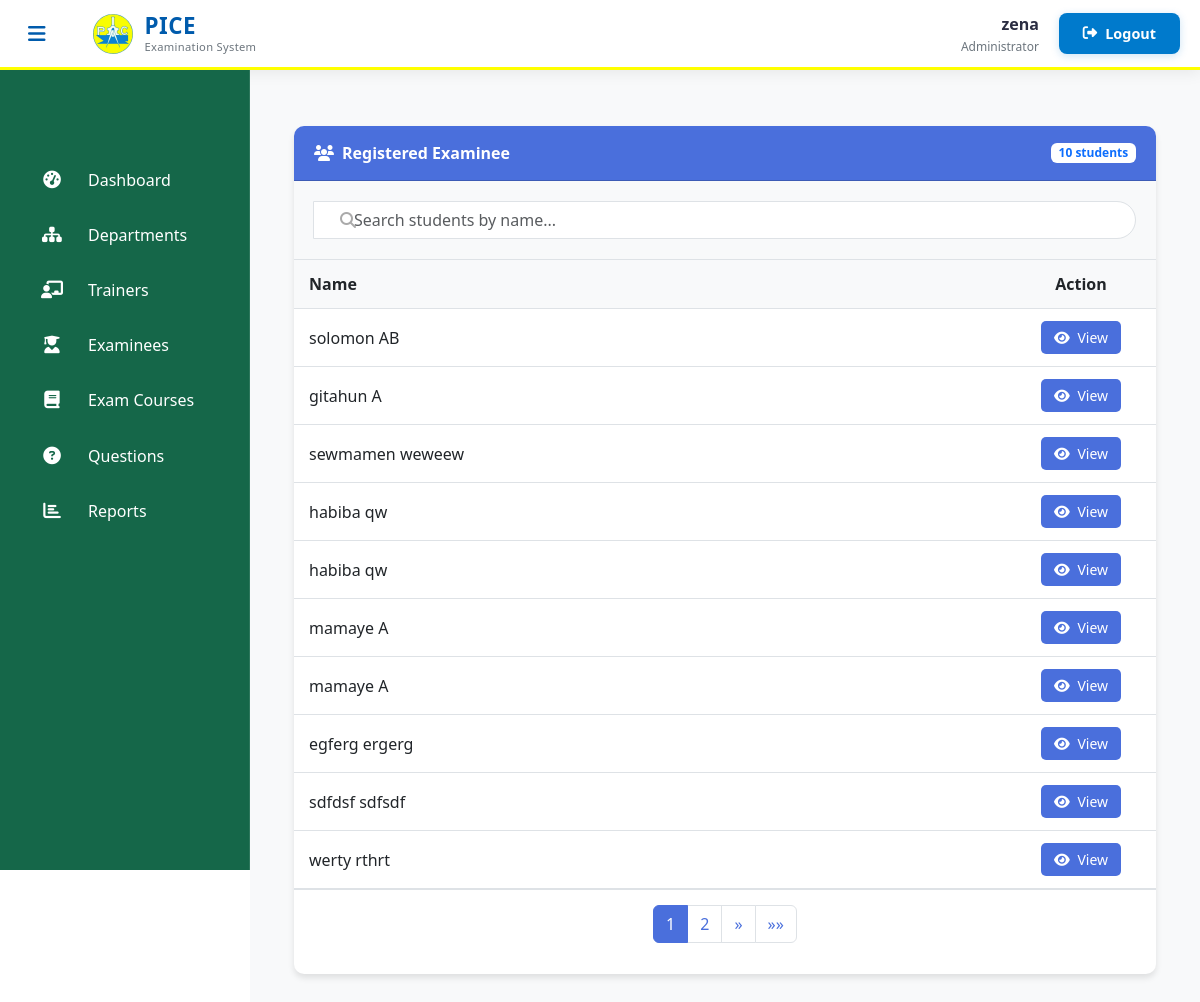
Screenshot of /admin-view-student-marks (signed in) with the database file from the repository.
### student/models.py (models this page shows, shortened)
class Student(models.Model):
    user=models.OneToOneField(User,on_delete=models.CASCADE)
    address = models.CharField(max_length=40)
    mobile = models.CharField(max_length=20,null=False)
    organization = models.CharField(max_length=200, null=False)
    course = models.ForeignKey(
        'exam.Course',
        on_delete=models.SET_NULL,
        null=True
    )
    department = models.ForeignKey(
        'exam.Department',  # Reference to your Department model
        on_delete=models.SET_NULL,
        null=True,
        blank=True,
        related_name='students'
    )
    @property
    def get_name(self):
        return self.user.first_name+" "+self.user.last_name

### exam/views.py (the view)
# urls.py: path('admin-view-student-marks', views.admin_view_student_marks_view,name='admin-view-student-marks'),
@login_required(login_url='adminlogin')
def admin_view_student_marks_view(request):
    students = SMODEL.Student.objects.all().order_by('user')
    paginator = Paginator(students, 10)
    page_number = request.GET.get('page')
    students_page = paginator.get_page(page_number)
    context = {
        'students': students_page,
    }
    return render(request, 'exam/admin_view_student_marks.html', context)

### templates/exam/admin_view_student_marks.html (shortened to what this page needs)
{% extends 'exam/adminbase.html' %}
{% block content %}
{%load static%}
<head>
  <link href="https://cdn.jsdelivr.net/npm/bootstrap@5.3.0/dist/css/bootstrap.min.css" rel="stylesheet">
  <link rel="stylesheet" href="https://cdnjs.cloudflare.com/ajax/libs/font-awesome/6.4.0/css/all.min.css">
</head>
<div class="container py-4">
  <div class="card">
    <div class="card-header d-flex justify-content-between align-items-center">
      <span><i class="fas fa-users me-2"></i>Registered Examinee</span>
      <span class="badge bg-white text-primary"><span id="student-count">{{ students|length }}</span> students</span>
    </div>
    <div class="search-container">
      <div class="input-group">
        <span class="search-icon">
        </span>
        <input type="text" id="search-input" class="form-control search-input" placeholder="Search students by name...">
      </div>
    </div>
    <div class="card-body p-0">
      {% if students %}
      <div class="table-responsive">
        <table class="table table-hover" id="students-table">
          <thead>
            <tr>
              <th>Name</th>
              <th class="text-center">Action</th>
            </tr>
          </thead>
          <tbody>
            {% for student in students %}
            <tr class="student-row">
              <td class="student-name">{{ student.get_name }}</td>
              <td class="text-center action-cell">
                <a class="btn btn-view" href="{% url 'admin-view-marks' student.id %}" title="View Marks">
                  <i class="fas fa-eye me-1"></i> View
                </a>
              </td>
            </tr>
            {% endfor %}
          </tbody>
        </table>
      </div>
      <div class="pagination-container">
        <nav aria-label="Page navigation">
          <ul class="pagination">
            {% for num in students.paginator.page_range %}
              {% if students.number == num %}
                <li class="page-item active">
                  <a class="page-link" href="?page={{ num }}">{{ num }}</a>
                </li>
              {% elif num > students.number|add:'-3' and num < students.number|add:'3' %}
                <li class="page-item">
                  <a class="page-link" href="?page={{ num }}">{{ num }}</a>
                </li>
              {% endif %}
            {% endfor %}
            {% if students.has_next %}
              <li class="page-item">
                <a class="page-link" href="?page={{ students.next_page_number }}" aria-label="Next">
                  <span aria-hidden="true">&raquo;</span>
                </a>
              </li>
              <li class="page-item">
                <a class="page-link" href="?page={{ students.paginator.num_pages }}" aria-label="Last">
                  <span aria-hidden="true">&raquo;&raquo;</span>
                </a>
              </li>
            {% endif %}
          </ul>
        </nav>
      </div>
      {% else %}
      <p>No students found.</p>
      {% endif %}
    </div>
  </div>
</div>
{% endblock content %}

### templates/exam/adminbase.html (shortened to what this page needs)
<!DOCTYPE html>
{% load static %}
<html lang="en" dir="ltr">
<head>
  <link href="https://cdn.jsdelivr.net/npm/bootstrap@5.3.0/dist/css/bootstrap.min.css" rel="stylesheet">
  <link rel="stylesheet" href="https://cdnjs.cloudflare.com/ajax/libs/font-awesome/6.4.0/css/all.min.css">
</head>
<body>
  <header class="admin-header">
    <div class="header-container">
      <div class="header-left">
        <button class="sidebar-toggle" id="sidebarToggle">
          <i class="fas fa-bars"></i>
        </button>
        <div class="brand-logo">
          <img src="/static/image/logo.jpg" alt="PICE Logo" class="header-logo">
          <div class="logo-text">
            <span class="logo-main">PICE</span>
            <span class="logo-sub">Examination System</span>
          </div>
        </div>
      </div>
      <div class="header-right">
        <div class="user-profile">
          <span class="username">{{user.username}}</span>
          <div class="user-role">Administrator</div>
        </div>
        <a href="/logout" class="logout-btn">
          <i class="fas fa-sign-out-alt"></i>
          <span class="logout-text">Logout</span>
        </a>
      </div>
    </div>
  </header>
  <aside class="admin-sidebar">
    <nav class="sidebar-menu">
      <div class="menu-container">
        <a href="/admin-dashboard" class="menu-item">
          <div class="menu-icon"><i class="fas fa-tachometer-alt"></i></div>
          <span class="menu-text">Dashboard</span>
        </a>
        <a href="/admin-department" class="menu-item">
          <div class="menu-icon"><i class="fas fa-sitemap"></i></div>
          <span class="menu-text">Departments</span>
        </a>
        <a href="/admin-teacher" class="menu-item">
          <div class="menu-icon"><i class="fas fa-chalkboard-teacher"></i></div>
          <span class="menu-text">Trainers</span>
        </a>
        <a href="/admin-student" class="menu-item">
          <div class="menu-icon"><i class="fas fa-user-graduate"></i></div>
          <span class="menu-text">Examinees</span>
        </a>
        <a href="/admin-course" class="menu-item">
          <div class="menu-icon"><i class="fas fa-book"></i></div>
          <span class="menu-text">Exam Courses</span>
        </a>
        <a href="/admin-question" class="menu-item">
          <div class="menu-icon"><i class="fas fa-question-circle"></i></div>
          <span class="menu-text">Questions</span>
        </a>
        <a href="/admin-report" class="menu-item">
          <div class="menu-icon"><i class="fas fa-chart-bar"></i></div>
          <span class="menu-text">Reports</span>
        </a>
      </div>
    </nav>
  </aside>
  <main class="admin-content">
    {% block content %}{% endblock content %}
  </main>
</body>
</html>

### templates/exam/adminbase.html (style rules this page uses)
:root { --yellow-primary: #FFFF00; --blue-primary: #007ACC; --blue-dark: #005BAC; --sidebar-color: #156749; --content-bg: #FFFFFF; --card-bg: #F8F9FA; --text-light: #FFFFFF; --text-dark: #2B2D42; --text-muted: #6C757D; --border-radius: 8px; --transition: all 0.3s cubic-bezier(0.25, 0.8, 0.25, 1); }
body { font-family: 'Segoe UI', system-ui, -apple-system, sans-serif; background-color: var(--content-bg); color: var(--text-dark); overflow-x: hidden; }
.admin-header { background: #FFFFFF; height: 70px; position: fixed; top: 0; left: 0; right: 0; z-index: 1000; box-shadow: 0 2px 15px rgba(0, 0, 0, 0.08); border-bottom: 3px solid #FFFF00; display: flex; align-items: center; padding: 0 20px; }
.header-container { width: 100%; display: flex; justify-content: space-between; align-items: center; }
.header-left { display: flex; align-items: center; gap: 15px; }
.header-right { display: flex; align-items: center; gap: 20px; }
.sidebar-toggle { background: none; border: none; color: #005BAC; font-size: 1.25rem; cursor: pointer; padding: 8px; border-radius: 4px; transition: all 0.3s ease; }
.brand-logo { display: flex; align-items: center; gap: 12px; }
.header-logo { height: 40px; width: 40px; object-fit: contain; border-radius: 4px; }
.logo-text { display: flex; flex-direction: column; line-height: 1.2; }
.logo-main { font-weight: 700; font-size: 1.4rem; color: #005BAC; letter-spacing: 0.5px; }
.logo-sub { font-size: 0.7rem; color: #6C757D; font-weight: 500; letter-spacing: 0.3px; }
.user-profile { text-align: right; }
.username { font-weight: 600; color: #2B2D42; display: block; }
.user-role { font-size: 0.75rem; color: #6C757D; margin-top: 2px; }
.logout-btn { background: #007ACC; color: white; border: none; padding: 8px 16px; border-radius: 4px; font-weight: 500; font-size: 0.9rem; text-decoration: none; display: flex; align-items: center; gap: 8px; transition: all 0.3s ease; }
.logout-text { display: inline-block; }
.admin-sidebar { width: 250px; height: 100vh; position: fixed; top: 70px; left: 0; background: var(--sidebar-color); color: var(--text-light); transition: var(--transition); z-index: 1020; overflow-y: auto; border-right: 1px solid rgba(255, 255, 255, 0.1); padding-top: 4rem; }
.sidebar-menu { padding: 1rem 0; }
.menu-item { display: flex; align-items: center; padding: 0.85rem 1.5rem; color: var(--text-light); text-decoration: none; transition: var(--transition); margin: 0.25rem 1rem; border-radius: var(--border-radius); font-weight: 500; transition: background 0.3s ease, transform 0.2s ease; gap: 0.75rem; }
.menu-item i { width: 24px; text-align: center; margin-right: 0.75rem; font-size: 1.1rem; }
.admin-content { margin-left: 250px; margin-top: 70px; padding: 2rem; min-height: calc(100vh - 70px); transition: var(--transition); background-color: var(--card-bg); }
.logout-btn { background: var(--blue-primary); color: white; border: none; padding: 0.6rem 1.5rem; border-radius: var(--border-radius); font-weight: 600; transition: var(--transition); display: flex; align-items: center; gap: 0.5rem; box-shadow: 0 2px 8px rgba(0, 122, 204, 0.2); }
.sidebar-toggle { background: none; border: none; color: var(--blue-dark); font-size: 1.25rem; cursor: pointer; margin-right: 1.5rem; transition: var(--transition); }

### templates/exam/admin_view_student_marks.html (style rules this page uses)
.card { border-radius: 10px; box-shadow: 0 4px 6px rgba(0, 0, 0, 0.1); margin-bottom: 30px; border: none; }
.card-header { background-color: #4a6fdc; color: white; border-radius: 10px 10px 0 0 !important; padding: 15px 20px; font-weight: 600; }
.table { margin-bottom: 0; }
.table th { background-color: #f8f9fa; font-weight: 600; border-top: none; }
.table td, .table th { vertical-align: middle; padding: 12px 15px; }
.btn-view { background-color: #4a6fdc; color: white; border-radius: 5px; padding: 5px 12px; font-size: 14px; transition: all 0.3s; }
.action-cell { width: 150px; }
.search-container { padding: 20px; background-color: #f8f9fa; border-bottom: 1px solid #dee2e6; }
.search-input { border-radius: 20px; padding-left: 40px; }
.search-icon { position: absolute; z-index: 2; display: block; width: 2.375rem; height: 2.375rem; line-height: 2.375rem; text-align: center; pointer-events: none; color: #aaa; left: 15px; }
.pagination-container { padding: 15px; border-top: 1px solid #dee2e6; display: flex; justify-content: center; }
.page-item.active .page-link { background-color: #4a6fdc; border-color: #4a6fdc; }
.page-link { color: #4a6fdc; }

### rows the page displays
Student: get_name "solomon AB"
Student: get_name "gitahun A"
Student: get_name "sewmamen weweew"
Student: get_name "habiba qw"
Student: get_name "habiba qw"
Student: get_name "mamaye A"
Student: get_name "mamaye A"
Student: get_name "egferg ergerg"
Student: get_name "sdfdsf sdfsdf"
Student: get_name "werty rthrt"

### other values shown
{{ user.username }} "zena"
{{ students|length }} "10"
{{ num }} "1"
{{ num }} "2"
